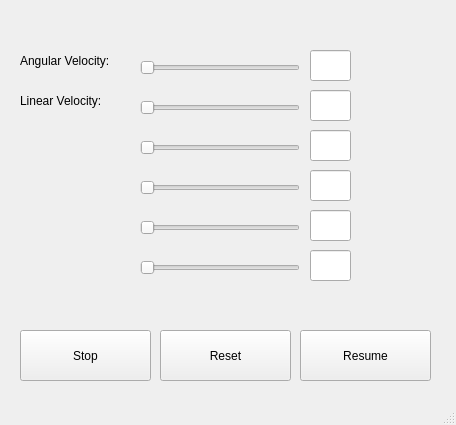
<?xml version="1.0" encoding="UTF-8"?>
<ui version="4.0">
 <class>RobotTuning</class>
 <widget class="QMainWindow" name="RobotTuning">
  <property name="geometry">
   <rect>
    <x>0</x>
    <y>0</y>
    <width>456</width>
    <height>425</height>
   </rect>
  </property>
  <property name="windowTitle">
   <string>MainWindow</string>
  </property>
  <widget class="QWidget" name="centralwidget">
   <widget class="QPushButton" name="Stop">
    <property name="geometry">
     <rect>
      <x>20</x>
      <y>330</y>
      <width>131</width>
      <height>51</height>
     </rect>
    </property>
    <property name="text">
     <string>Stop</string>
    </property>
   </widget>
   <widget class="QSlider" name="AV_Slider">
    <property name="geometry">
     <rect>
      <x>140</x>
      <y>60</y>
      <width>160</width>
      <height>16</height>
     </rect>
    </property>
    <property name="orientation">
     <enum>Qt::Horizontal</enum>
    </property>
   </widget>
   <widget class="QSlider" name="LV_Slider">
    <property name="geometry">
     <rect>
      <x>140</x>
      <y>100</y>
      <width>160</width>
      <height>16</height>
     </rect>
    </property>
    <property name="orientation">
     <enum>Qt::Horizontal</enum>
    </property>
   </widget>
   <widget class="QSlider" name="horizontalSlider_3">
    <property name="geometry">
     <rect>
      <x>140</x>
      <y>140</y>
      <width>160</width>
      <height>16</height>
     </rect>
    </property>
    <property name="orientation">
     <enum>Qt::Horizontal</enum>
    </property>
   </widget>
   <widget class="QSlider" name="horizontalSlider_4">
    <property name="geometry">
     <rect>
      <x>140</x>
      <y>180</y>
      <width>160</width>
      <height>16</height>
     </rect>
    </property>
    <property name="orientation">
     <enum>Qt::Horizontal</enum>
    </property>
   </widget>
   <widget class="QSlider" name="horizontalSlider_5">
    <property name="geometry">
     <rect>
      <x>140</x>
      <y>220</y>
      <width>160</width>
      <height>16</height>
     </rect>
    </property>
    <property name="orientation">
     <enum>Qt::Horizontal</enum>
    </property>
   </widget>
   <widget class="QSlider" name="horizontalSlider_6">
    <property name="geometry">
     <rect>
      <x>140</x>
      <y>260</y>
      <width>160</width>
      <height>16</height>
     </rect>
    </property>
    <property name="orientation">
     <enum>Qt::Horizontal</enum>
    </property>
   </widget>
   <widget class="QPushButton" name="Reset">
    <property name="geometry">
     <rect>
      <x>160</x>
      <y>330</y>
      <width>131</width>
      <height>51</height>
     </rect>
    </property>
    <property name="text">
     <string>Reset</string>
    </property>
   </widget>
   <widget class="QPushButton" name="Resume">
    <property name="geometry">
     <rect>
      <x>300</x>
      <y>330</y>
      <width>131</width>
      <height>51</height>
     </rect>
    </property>
    <property name="text">
     <string>Resume</string>
    </property>
   </widget>
   <widget class="QLabel" name="AV_Label">
    <property name="geometry">
     <rect>
      <x>20</x>
      <y>50</y>
      <width>121</width>
      <height>21</height>
     </rect>
    </property>
    <property name="text">
     <string>Angular Velocity:</string>
    </property>
   </widget>
   <widget class="QLabel" name="LV_Label">
    <property name="geometry">
     <rect>
      <x>20</x>
      <y>90</y>
      <width>111</width>
      <height>21</height>
     </rect>
    </property>
    <property name="text">
     <string>Linear Velocity:</string>
    </property>
   </widget>
   <widget class="QLineEdit" name="lineEdit">
    <property name="geometry">
     <rect>
      <x>310</x>
      <y>50</y>
      <width>41</width>
      <height>31</height>
     </rect>
    </property>
   </widget>
   <widget class="QLineEdit" name="lineEdit_2">
    <property name="geometry">
     <rect>
      <x>310</x>
      <y>90</y>
      <width>41</width>
      <height>31</height>
     </rect>
    </property>
   </widget>
   <widget class="QLineEdit" name="lineEdit_3">
    <property name="geometry">
     <rect>
      <x>310</x>
      <y>130</y>
      <width>41</width>
      <height>31</height>
     </rect>
    </property>
   </widget>
   <widget class="QLineEdit" name="lineEdit_4">
    <property name="geometry">
     <rect>
      <x>310</x>
      <y>170</y>
      <width>41</width>
      <height>31</height>
     </rect>
    </property>
   </widget>
   <widget class="QLineEdit" name="lineEdit_5">
    <property name="geometry">
     <rect>
      <x>310</x>
      <y>210</y>
      <width>41</width>
      <height>31</height>
     </rect>
    </property>
   </widget>
   <widget class="QLineEdit" name="lineEdit_6">
    <property name="geometry">
     <rect>
      <x>310</x>
      <y>250</y>
      <width>41</width>
      <height>31</height>
     </rect>
    </property>
   </widget>
  </widget>
  <widget class="QMenuBar" name="menubar">
   <property name="geometry">
    <rect>
     <x>0</x>
     <y>0</y>
     <width>456</width>
     <height>22</height>
    </rect>
   </property>
  </widget>
  <widget class="QStatusBar" name="statusbar"/>
 </widget>
 <resources/>
 <connections/>
</ui>
